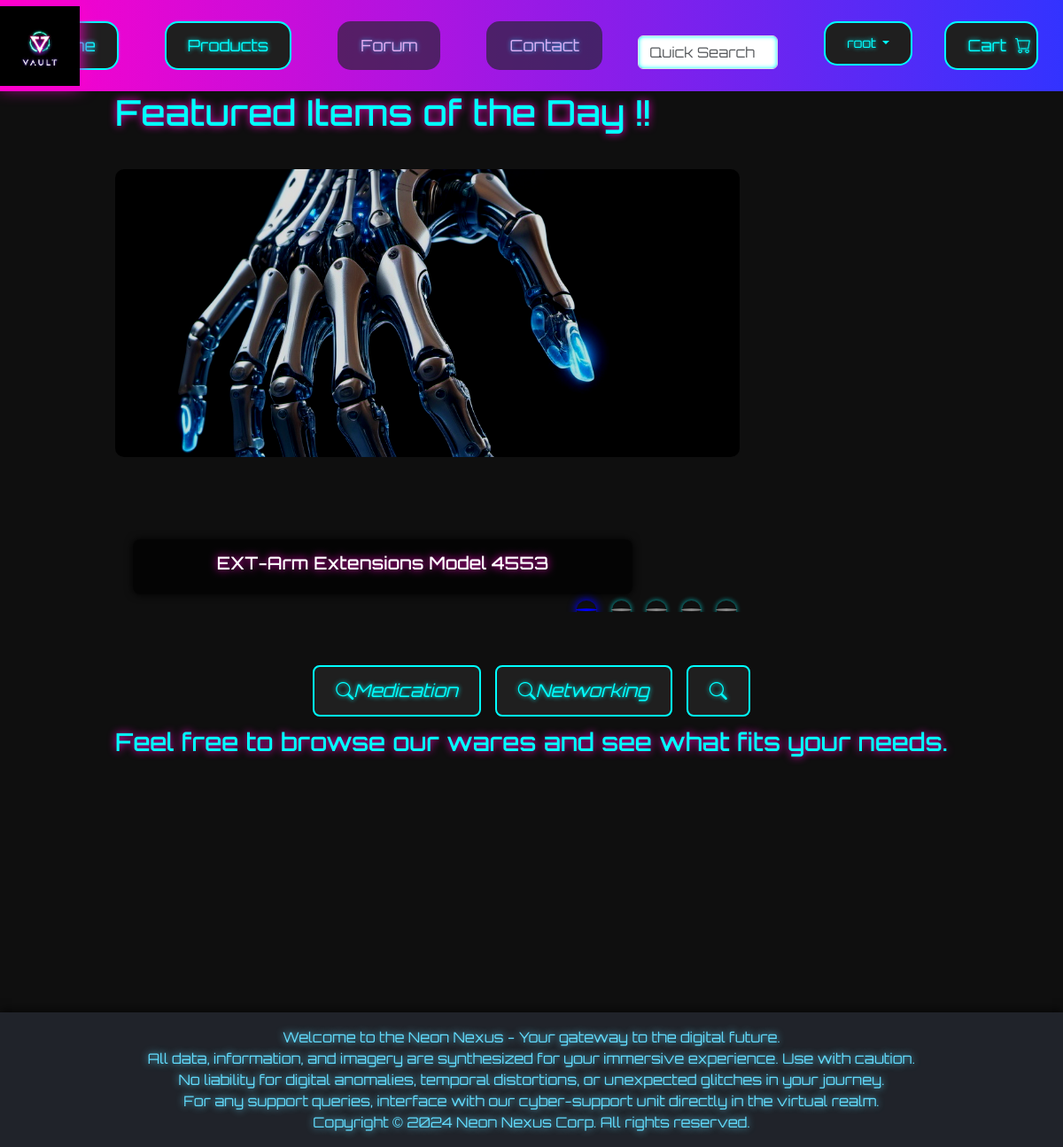
The app's page / (signed in) with its own data.
### products/models.py (models this page shows, shortened)
class Product(models.Model):
    productName = models.CharField(max_length=50)
    productPrice = models.FloatField()
    productGrade = models.ForeignKey(Grade,on_delete=models.CASCADE)
    productCategory = models.ForeignKey(Category,on_delete=models.CASCADE)
    productImage = models.ImageField(upload_to='static/images/productImages',default='static/images/placeholder_item.png')

### home/views.py (the view)
# urls.py: path('' , views.index , name= "index"),
def index(request):
    cart = CheckoutCart.objects.all()
    productsList = Product.objects.all()
    randomProducts = random.sample(list(productsList), min(len(productsList), 5))
    sum = cart.count()
    userLogin = True
    values = {
        'total' : sum,
        'randomProducts' : randomProducts
    }
    return render(request,'home/index.html',values)

### home/templates/home/index.html (shortened to what this page needs)
{% extends "base.html" %}
{% load static %}
{% block extra_css %}
    <link rel="stylesheet" href="{% static 'css/home.css' %}">
{% endblock %}
{% block content %}
    <h1>Featured Items of the Day !!</h1>
    <div id="featuredItems" class="carousel slide" data-bs-ride="carousel">
        <div class="carousel-inner">
            {% for product in randomProducts %}
            <div class="carousel-item {% if forloop.first %}active{% endif %}">
                <img src="../{{product.productImage}}" alt="{{ product.productName }}" class="d-flex w-150">
                <div class="carousel-caption d-none d-md-block">
                    <h5>{{ product.productName }}</h5>
                </div>
            </div>
            {% endfor %}
        </div>
        <div class="carousel-indicators">
            {% for product in randomProducts %}
            <button type="button" data-bs-target="#featuredItems" data-bs-slide-to="{{ forloop.counter0 }}" class="{% if forloop.first %}active{% endif %}" aria-current="true" aria-label="Slide {{ forloop.counter0 }}"></button>
            {% endfor %}
        </div>
    </div>
    <div class="quicklinks mt-5">
        <button class="btn btn-lg px-4 mx-2" onclick="alert('Medication station is under maintenance')">
            <i class="bi bi-search">Medication</i>
        </button>
            <button class="btn btn-lg px-4 mx-2" onclick="alert('Redirecting...')">
                <i class="bi bi-search">Networking</i>
            </button>
        <button class="btn btn-lg px-4 mx-2">
            <i class="bi bi-search"></i>
        </button>
    </div>
    <h3>Feel free to browse our wares and see what fits your needs.</h3>
{% endblock %}

### static/templates/base.html (shortened to what this page needs)
<!DOCTYPE html>
<html lang="en">
    <head>
        {% load static %}
        <link rel="stylesheet" href="{% static 'css/base.css'%}">
        <link href="https://cdn.jsdelivr.net/npm/bootstrap@5.3.0/dist/css/bootstrap.min.css" rel="stylesheet">
        <link href="https://cdn.jsdelivr.net/npm/bootstrap-icons@1.10.5/font/bootstrap-icons.css" rel="stylesheet">
        {% block extra_css %}
        {% endblock %}
    </head>
    <body>
        <div class="navigationbar position-relative">
            <nav class="navbar navbar-expand-lg d-inline-block w-100">
                <div class="collapse navbar-collapse" id="navbarNav">
                    <ul class="navbar-nav me-auto mb-2 mb-lg-0">
                        <li>
                            <div class="logo bg-danger position-absolute top-50 start-0 translate-middle-y">
                                <img src="{%static '/images/logo.png'%}" width="90" height="90" alt="logo">
                            </div>
                        </li>
                        <li class="nav-item">
                            <a class="navbar-brand" href="{% url 'home:index' %}">
                                <button type="button" class="btn btn-lg btn-dark">Home</button>
                            </a>
                        </li>
                        <li class="nav-item">
                            <a class="navbar-brand" href="{% url 'products:index' %}">
                                <button type="button" class="btn btn-lg btn-dark">Products</button>
                            </a>
                        </li>
                        <li class="nav-item">
                            <a class="navbar-brand" href="">
                                <button type="button" class="btn btn-lg btn-dark" disabled>Forum</button>
                            </a>
                        </li>
                        <li class="nav-item">
                            <a class="navbar-brand" href="#">
                                <button type="button" class="btn btn-lg btn-dark" disabled>Contact</button>
                            </a>
                        </li>
                        <li class="nav-item">
                            <form class="d-flex search-bar" action="{% url 'products:search' %}" method="GET">
                                <input class="form-control" type="text" name="search_product" placeholder="Quick Search" aria-label="Search">
                            </form>
                        </li>
                        <li class="nav-item ps-3">
                            {% if user.is_authenticated %}
                            <div class="nav-item">
                                <div class="dropdown">
                                    <button class="btn btn-dark dropdown-toggle navbar-brand" type="button" data-bs-toggle="dropdown" aria-expanded="false">
                                        {{user.username}}
                                    </button>
                                </div>
                            </div>
                            {% endif %}
                        </li>
                        <li class="nav-item">
                            <div class="nav-item" class="position-relative">
                                <a href="{% url 'products:cart' %}" class="navbar-brand">
                                    <button id="logoButton" type="button" class="btn btn-dark">
                                        Cart &nbsp;<i class="bi bi-cart position-absolute"></i>
                                    </button>
                                </a>
                            </div>
                        </li>
                    </ul>
                </div>
            </nav>
        </div>
        <main>
            {% block content %}
            {% endblock %}
        </main>
        <footer class="">
            <p style="margin: 0;">Welcome to the Neon Nexus - Your gateway to the digital future.</p>
            <p style="margin: 0;">All data, information, and imagery are synthesized for your immersive experience. Use with caution.</p>
            <p style="margin: 0;">No liability for digital anomalies, temporal distortions, or unexpected glitches in your journey.</p>
            <p style="margin: 0;">For any support queries, interface with our cyber-support unit directly in the virtual realm.</p>
            <p style="margin: 0;">Copyright &copy; 2024 Neon Nexus Corp. All rights reserved.</p>
        </footer>
    </body>
</html>

### static/css/base.css (style rules this page uses)
html, body { display: flex; flex-direction: column; align-items: center; justify-content: center; width: 100vw; margin: 0; padding: 0; background-color: #0f0f0f; color: #0ff; font-family: 'Orbitron', sans-serif; overflow-x:hidden; }
body { width: 100vw; box-sizing: border-box; }
.navigationbar { width: 100%; background: linear-gradient(90deg, #ff00cc, #3333ff); padding: 2vh 0; display: flex; justify-content: center; align-items: center; position: relative; }
.logo { position: absolute; left: 0; }
.logo img { max-width: 90px; height: auto; filter: drop-shadow(0 0 10px #ff00cc); }
.navbar-nav { width: 100%; display: flex; justify-content: center; gap: 1vw; }
.navbar-nav .btn { color: #0ff; background-color: #1f1f1f; border: 2px solid #0ff; text-shadow: 0 0 5px #0ff; padding: 1.5vh 2vw; margin: 0 1vw; transition: background-color 0.3s ease, transform 0.3s ease, box-shadow 0.3s ease; font-size: .9em; border-radius: 15px; }
.btn { color: #0ff; background-color: #1f1f1f; border: 2px solid #0ff; text-shadow: 0 0 5px #0ff; padding: 1.5vh 2vw; margin: 0 1vw; transition: background-color 0.3s ease, transform 0.3s ease, box-shadow 0.3s ease; font-size: 1em; border-radius: 5px; }
.btn i { position: relative; }
.search-bar { margin-top: 2vh; display: flex; align-items: center; }
.form-control { width: 20vw; margin-right: 1vw; background-color: #0f0f0f; color: #0ff; border: 1px solid #0ff; border-radius: 5px; box-shadow: 0 0 5px #0ff inset; transition: box-shadow 0.3s ease; }
footer { width: 100%; text-align: center; padding: 2vh; background: #20232a; color: #61dafb; text-shadow: 0 0 8px #61dafb; margin-top: 35vh; box-shadow: 0 -4px 8px rgba(0, 0, 0, 0.5); position:relative ; }
h1, h2, h3, h4, h5, h6 { color: #ff00cc; text-shadow: 0 0 10px #ff00cc; }
a { color: #0ff; text-shadow: 0 0 5px #0ff; text-decoration: none; transition: color 0.3s ease, text-shadow 0.3s ease; }

### static/css/home.css (style rules this page uses)
body { background-color: #0f0f0f; color: #0ff; font-family: 'Orbitron', sans-serif; margin: 0; padding: 0; }
#featuredItems { position: relative; width: 100%; max-width: 1200px; margin: 5vh auto; overflow: hidden; }
.carousel-inner { position: relative; }
.carousel-item { position: relative; height: 500px; }
.carousel-item img { width: 75%; height: 65%; object-fit: cover; display: block; filter: brightness(0.8) contrast(1.2) saturate(1.5); border-radius: 10px; transition: filter 0.3s ease, transform 0.3s ease; }
.carousel-caption { position: absolute; bottom: 20px; left: 20px; background-color: rgba(0, 0, 0, 0.7); color: #fff; padding: 15px; border-radius: 8px; box-shadow: 0 0 10px #000; backdrop-filter: blur(5px); max-width: 60%; }
.carousel-indicators { position: absolute; bottom: -5%; left: 50%; transform: translateX(-50%); display: flex; gap: 10px; z-index: 10; }
.carousel-indicators button { background-color: #0ff; border: none; width: 12px; height: 12px; border-radius: 50%; box-shadow: 0 0 5px #0ff; transition: background-color 0.3s ease, box-shadow 0.3s ease; }
.carousel-indicators .active { background-color: #00f; box-shadow: 0 0 10px #00f; }
.quicklinks { display: flex; flex-wrap: wrap; justify-content: center; margin-top: 5vh; }
.quicklinks button { color: #0ff; background-color: #1f1f1f; border: 2px solid #0ff; text-shadow: 0 0 5px #0ff; margin: 1vw; padding: 1.5vh 3vw; transition: background-color 0.3s ease, transform 0.3s ease, box-shadow 0.3s ease; border-radius: 8px; }

### records on screen
Product: productImage (picture), productName "EXT-Arm Extensions Model 4553"

### other values on screen
{{ user.username }} "root"
